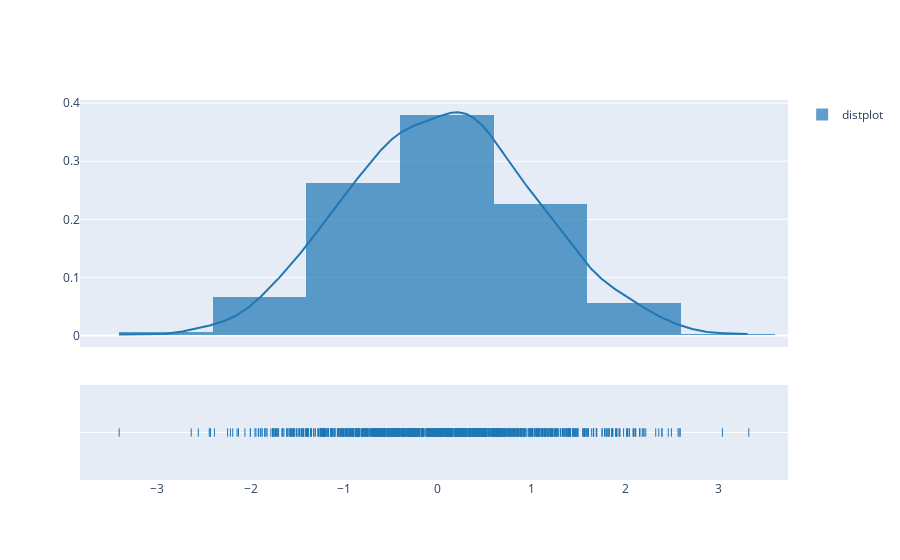

Write notebook code for a chart like this one.
### Markdown cell above
Distribution Plots, or Distplots, typically layer three plots on top to eachone.
- a Histogram, where each data point is placed inside a bin of similar values
- The second is a rug plot - marjs are placed along the x-axis for every datapoint, which lets you see the distribution of values inside each bin
- a 'Kernel density estimate' of KDE line that tries to describe the shape of the distribution

### Code cell
x = np.random.randn(1000)
hist_data = [x]
group_labels = ['distplot']

fig = ff.create_distplot(hist_data=hist_data, group_labels=group_labels)
fig.show()

### Figure 1 — Plotly figure (JSON) as saved in the notebook; plotly's stock layout.template omitted (floating-point values rounded to 4 significant figures; data arrays with more than 128 entries replaced by an {"elided": "..."} marker saying what was removed)
{"data": [{"autobinx": false, "histnorm": "probability density", "legendgroup": "distplot", "marker": {"color": "rgb(31, 119, 180)"}, "name": "distplot", "opacity": 0.7, "type": "histogram", "x": {"elided": "1000 float values"}, "xaxis": "x", "xbins": {"end": 3.321, "size": 1, "start": -3.404}, "yaxis": "y"}, {"legendgroup": "distplot", "marker": {"color": "rgb(31, 119, 180)"}, "mode": "lines", "name": "distplot", "showlegend": false, "type": "scatter", "x": {"elided": "500 float values"}, "xaxis": "x", "y": {"elided": "500 float values"}, "yaxis": "y"}, {"legendgroup": "distplot", "marker": {"color": "rgb(31, 119, 180)", "symbol": "line-ns-open"}, "mode": "markers", "name": "distplot", "showlegend": false, "type": "scatter", "x": {"elided": "1000 float values"}, "xaxis": "x", "y": {"elided": "1000 str values"}, "yaxis": "y2"}], "layout": {"barmode": "overlay", "hovermode": "closest", "legend": {"traceorder": "reversed"}, "xaxis": {"anchor": "y2", "domain": [0, 1], "zeroline": false}, "yaxis": {"anchor": "free", "domain": [0.35, 1], "position": 0}, "yaxis2": {"anchor": "x", "domain": [0, 0.25], "dtick": 1, "showticklabels": false}}}
